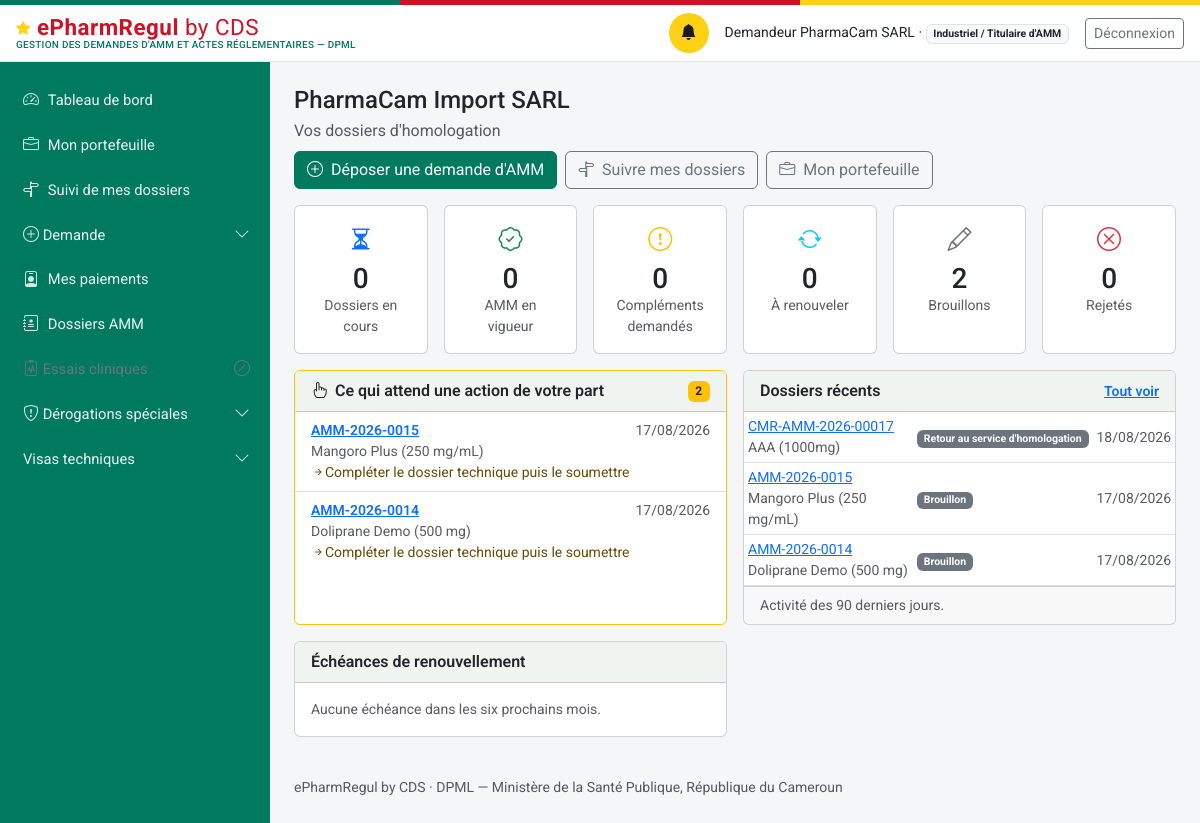
Before: /industriel/ (signed in) with the older database file.
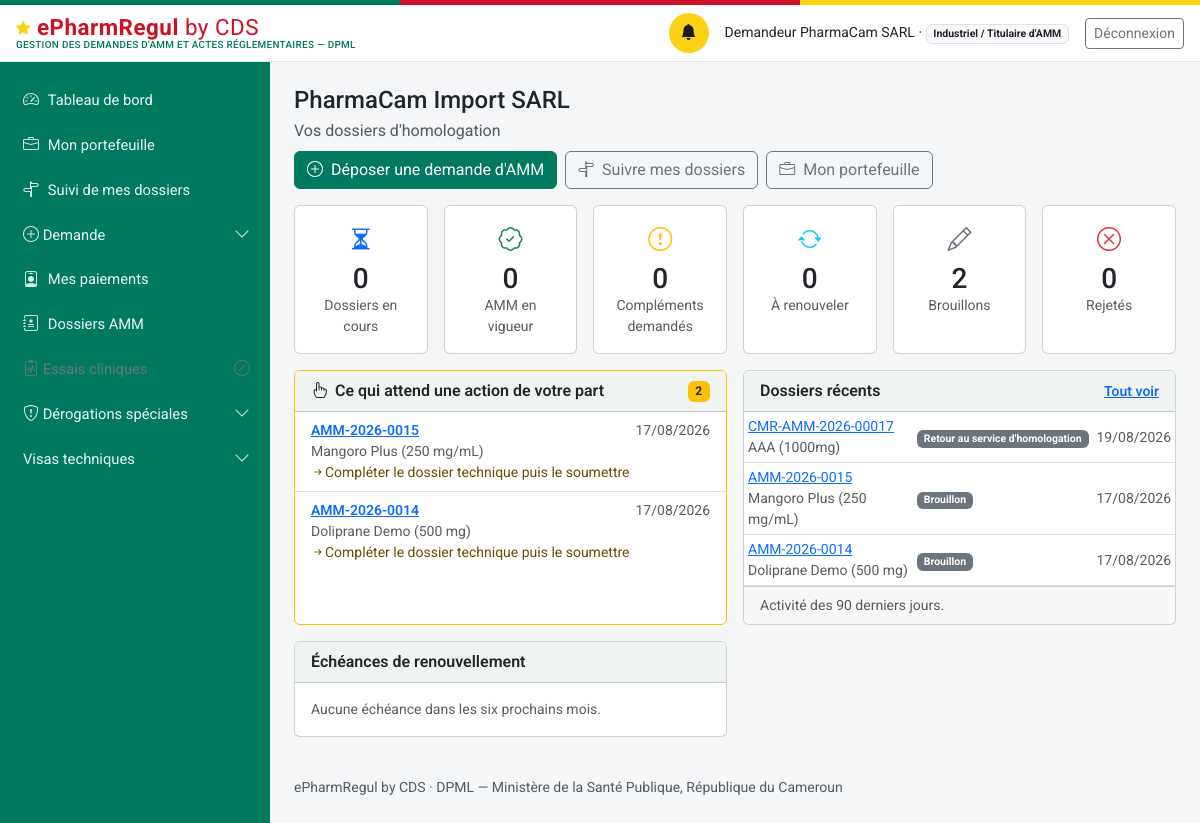
After: the same page with the newer database file.
### models.py (models this page shows, shortened)
class DossierAMM(db.Model):
    id = db.Column(db.Integer, primary_key=True)
    numero = db.Column(db.String(30), unique=True, nullable=True)  # AMM-{annee}-{seq4}, attribué au dépôt
    produit_id = db.Column(db.Integer, db.ForeignKey("produit.id"), nullable=False)
    type_procedure = db.Column(db.String(20), nullable=False, default="nouvelle_demande")
    demandeur_id = db.Column(db.Integer, db.ForeignKey("personne.id"), nullable=False)
    statut = db.Column(db.String(30), nullable=False, default="brouillon")
    date_depot = db.Column(db.DateTime, nullable=True)
    date_decision = db.Column(db.DateTime, nullable=True)
    module_ctd_1_json = db.Column(db.Text, default="{}")
    module_ctd_2_json = db.Column(db.Text, default="{}")
    module_ctd_3_json = db.Column(db.Text, default="{}")
    module_ctd_4_json = db.Column(db.Text, default="{}")
    module_ctd_5_json = db.Column(db.Text, default="{}")
    motif_decision = db.Column(db.Text, nullable=True)
    date_validite_amm = db.Column(db.Date, nullable=True)
    numero_certificat = db.Column(db.String(30), nullable=True)
    numero_amm = db.Column(db.String(30), nullable=True)
    date_limite_reponse_complement = db.Column(db.DateTime, nullable=True)
    date_limite_retrait_document = db.Column(db.Date, nullable=True)  # décision favorable uniquement
    checklist_recevabilite = db.Column(db.JSON, default=dict)
    numero_suivi = db.Column(db.String(40), unique=True)
    nature_acte = db.Column(db.String(20), nullable=True)
    type_produit = db.Column(db.String(40), nullable=True)
    type_dossier = db.Column(db.String(10), nullable=True)
    voie_homologation = db.Column(db.String(30), default="nationale")
    autorite_reference = db.Column(db.String(30), nullable=True)
    programme_oms = db.Column(db.String(30), nullable=True)
    reference_etrangere = db.Column(db.String(120), nullable=True)
    date_reference = db.Column(db.Date, nullable=True)
    clock_debut = db.Column(db.DateTime)
    clock_suspendu_depuis = db.Column(db.DateTime)
    clock_total_suspendu_jours = db.Column(db.Integer, default=0)
    representant_local_nom = db.Column(db.String(200), nullable=True)
    representant_local_contact = db.Column(db.String(200), nullable=True)
    date_creation = db.Column(db.DateTime, default=datetime.utcnow)
    date_maj = db.Column(db.DateTime, default=datetime.utcnow, onupdate=datetime.utcnow)
    demandeur = db.relationship("Personne", foreign_keys=[demandeur_id])
    avis = db.relationship("AvisEvaluationMA", backref="dossier", lazy="dynamic",
                            order_by="AvisEvaluationMA.date_creation",
                            cascade="all, delete-orphan")
    module_ctd_1 = property(lambda self: self._ctd_get(1), lambda self, v: self._ctd_set(1, v))
    module_ctd_2 = property(lambda self: self._ctd_get(2), lambda self, v: self._ctd_set(2, v))
    module_ctd_3 = property(lambda self: self._ctd_get(3), lambda self, v: self._ctd_set(3, v))
    module_ctd_4 = property(lambda self: self._ctd_get(4), lambda self, v: self._ctd_set(4, v))
    module_ctd_5 = property(lambda self: self._ctd_get(5), lambda self, v: self._ctd_set(5, v))

class Produit(db.Model):
    id = db.Column(db.Integer, primary_key=True)
    denomination_commune_internationale = db.Column(db.String(300), nullable=False, default="")
    nom_commercial = db.Column(db.String(300), nullable=False, default="")
    forme_pharmaceutique = db.Column(db.String(150), nullable=False, default="")
    dosage = db.Column(db.String(150))
    categorie = db.Column(db.String(30), nullable=False, default="medicament")
    nature = db.Column(db.String(30), nullable=True)
    fabricant_id = db.Column(db.Integer, db.ForeignKey("etablissement.id"), nullable=True)
    titulaire_amm_id = db.Column(db.Integer, db.ForeignKey("etablissement.id"), nullable=True)
    pays_origine = db.Column(db.String(150))
    statut_amm_courant = db.Column(db.String(20), nullable=False, default="aucune")
    date_creation = db.Column(db.DateTime, default=datetime.utcnow)
    est_mitm = db.Column(db.Boolean, nullable=False, default=False)
    disponibilite_declaree = db.Column(db.String(20), nullable=True)  # disponible | rupture
    composition_integrale = db.Column(db.Text, nullable=True)
    classe_therapeutique = db.Column(db.String(300), nullable=True)
    indications_therapeutiques = db.Column(db.Text, nullable=True)
    voie_administration = db.Column(db.String(150), nullable=True)
    duree_stabilite = db.Column(db.String(100), nullable=True)
    prix_grossiste_ht = db.Column(db.Integer, nullable=True)  # XAF, hors taxe
    dosage_valeur = db.Column(db.String(40), nullable=True)
    dosage_unite = db.Column(db.String(20), nullable=True)
    code_atc = db.Column(db.String(10), nullable=True)
    conditionnement = db.Column(db.String(120), nullable=True)
    quantite_conditionnement = db.Column(db.String(80), nullable=True)
    pharmacien_telephone = db.Column(db.String(40), nullable=True)
    pharmacien_email = db.Column(db.String(150), nullable=True)
    categorie_mta = db.Column(db.String(120), nullable=True)
    mecanisme_action = db.Column(db.Text, nullable=True)
    excipients = db.Column(db.Text, nullable=True)
    adresse_fabricant = db.Column(db.Text, nullable=True)
    adresse_site_fabrication = db.Column(db.Text, nullable=True)
    adresse_controle_qualite = db.Column(db.Text, nullable=True)
    adresse_demandeur = db.Column(db.Text, nullable=True)
    exploitant = db.Column(db.Text, nullable=True)
    representant_cameroun = db.Column(db.Text, nullable=True)
    prix_public_cameroun = db.Column(db.Integer, nullable=True)  # FCFA
    fabricant = db.relationship("Etablissement", foreign_keys=[fabricant_id])
    titulaire_amm = db.relationship("Etablissement", foreign_keys=[titulaire_amm_id])
    dossiers = db.relationship("DossierAMM", backref="produit", lazy="dynamic",
                                foreign_keys="DossierAMM.produit_id")
    @property
    def libelle(self):
        base = self.nom_commercial or self.denomination_commune_internationale or f"Produit #{self.id}"
        if self.dosage:
            return f"{base} ({self.dosage})"
        return base

### routes_industriel.py (the view, shortened to what this page needs)
@bp.route("/")
@login_required
def tableau_bord():
    import tableau_de_bord as tdb
    u = current_user()
    if u is None or not u.est_externe:
        abort(403)
    fiche = tdb.composition(u)
    if fiche is None:
        abort(403)
    contexte = {
        "u": u, "fiche": fiche,
        "societe": (u.etablissement.raison_sociale if u.etablissement
                    else u.nom_complet),
        "valeurs": tdb.indicateurs(u),
        "a_faire": tdb.a_faire(u),
        "prochaine_action": tdb.prochaine_action,
        "fenetre": tdb.FENETRE_RECENTS_JOURS,
        "STATUTS": wf.STATUTS, "TYPES": wf.TYPES_PROCEDURE,
    }
    if "recents" in fiche["sections"]:
        contexte["recents"] = tdb.dossiers_recents(u)
    if "echeances" in fiche["sections"]:
        contexte["a_renouveler"] = esp.amm_a_renouveler(u)
    if "agrements" in fiche["sections"]:
        from models import DemandeLicence
        etab = u.etablissement_rattachement_id
        contexte["agrements"] = (
            DemandeLicence.query.filter_by(etablissement_id=etab)
            .order_by(DemandeLicence.id.desc()).limit(5).all() if etab else [])
    if "inspections" in fiche["sections"]:
        contexte["inspections"] = esp.demandes_inspection(u)[:5]
    if "rappels" in fiche["sections"]:
        from models import SignalementQualite
        contexte["rappels"] = (
            SignalementQualite.query
            .filter(SignalementQualite.statut == "rappel_engage")
            .order_by(SignalementQualite.id.desc()).limit(5).all())
    return render_template("industriel/tableau_bord.html", **contexte)

### auth.py (called while the page is built)
def current_user():
    uid = session.get("user_id")
    if not uid:
        return None
    return db.session.get(Personne, uid)

def login_required(view):
    @wraps(view)
    def wrapped(*a, **kw):
        if not current_user():
            return redirect(url_for("login", next=request.path))
        return view(*a, **kw)
    return wrapped

### espace_industriel.py (called while the page is built)
def personnes_de_la_societe(user):
    if user is None:
        return []
    if not user.etablissement_rattachement_id:
        return [user.id]
    return [p.id for p in Personne.query.filter_by(
        etablissement_rattachement_id=user.etablissement_rattachement_id).all()]

def dossiers_de_la_societe(user):
    return DossierAMM.query.filter(
        DossierAMM.demandeur_id.in_(personnes_de_la_societe(user)))

### machine_etats.py (called while the page is built)
def statut_canonique(dossier_ou_code):
    code = getattr(dossier_ou_code, "statut", dossier_ou_code) or "brouillon"
    return ALIAS.get(code, code)

def est_terminal(dossier_ou_code):
    return STATUTS.get(statut_canonique(dossier_ou_code),
                       (None, None, False))[2]

def attend_le_deposant(dossier):
    return any(r in DEPOSANT for r in acteurs_attendus(dossier))

### permissions.py (called while the page is built)
def est_externe(role):
    return role in ROLES_EXTERNES

### templates/industriel/tableau_bord.html (shortened to what the changed rows need)
{% extends "base.html" %}
{% block content %}
<div class="d-flex justify-content-between align-items-start flex-wrap gap-2 mb-3">
  <div>
    <h1 class="h4 mb-1">{{ societe }}</h1>
  </div>
</div>
<div class="row g-3">
  {% if 'recents' in fiche.sections %}
  <div class="col-lg-6">
    <div class="card h-100">
      {% if recents %}
      <div class="table-responsive">
        <table class="table table-sm mb-0 align-middle">
          <tbody>
          {% for d in recents %}
          <tr>
            <td class="small">
              <a href="/dossiers/{{ d.id }}">{{ d.numero_suivi or d.numero }}</a>
              <div class="text-muted">
                {{ d.produit.libelle if d.produit else '—' }}</div>
            </td>
            <td class="small">
              <span class="badge bg-secondary">
                {{ STATUTS.get(d.statut, d.statut) }}</span></td>
            <td class="small text-muted text-nowrap">
              {{ d.date_maj.strftime('%d/%m/%Y') if d.date_maj else '—' }}</td>
          </tr>
          {% endfor %}
          </tbody>
        </table>
      </div>
      {% else %}
      <div class="card-body text-muted small">
        Aucun mouvement depuis {{ fenetre }} jours.
        <a href="{{ url_for('demandes.accueil') }}">Déposer une demande</a>.
      </div>
      {% endif %}
    </div>
  </div>
  {% endif %}
</div>
{% endblock %}

Changed rows visible on the page:
changed DossierAMM "CMR-AMM-2026-00017": date_maj "18/08/2026" → "19/08/2026"
